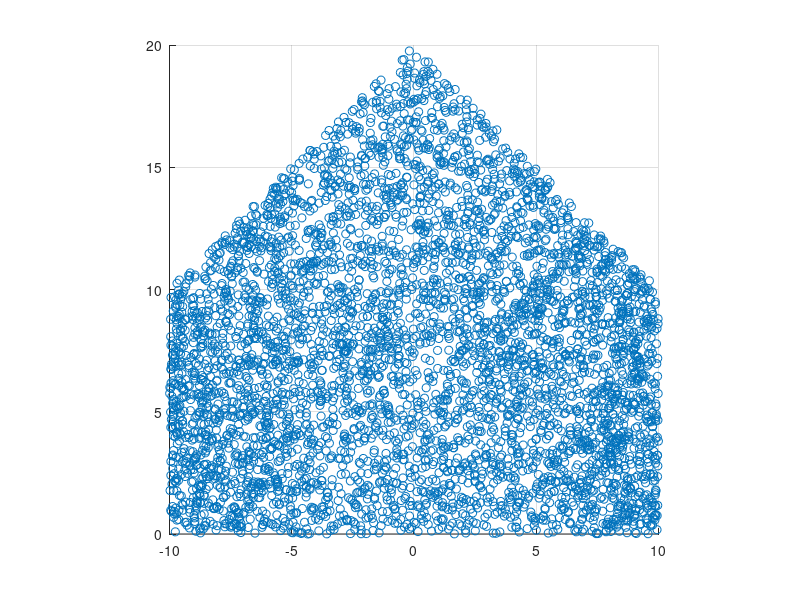
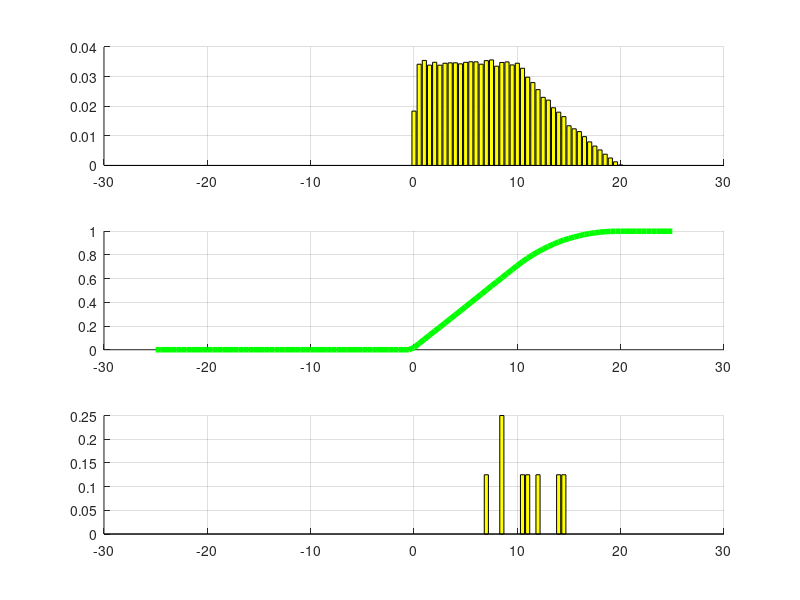

Write the MATLAB code that produced these figures, in order.
5%7. Considere duas variaveis aleatorias X e Y com PDF conjunta constante (igual a k) e diferente de zero
##apenas na area sombreada da figura abaixo.
##(a) Determine o valor da constante k.
##(b) Determine Pr[X ≥ Y ].a
##(c) Determine e esboce a PDF marginal de Y .
##(d) Determine e esboce a CDF marginal de Y .
##(e) Determine e esboce a PDF condicional de Y dado X = 5.
##(f) Determine a covariˆancia entre X e Y .


close all; clear all ; clc;

N = 100000;
X = 20*rand(1 ,N) - 10;


for i = 1 : N
  Y(i) = rand()*(20 - abs(X(i))) ;
end

figure; hold on ; grid on;
scatter(X(1:5000),Y(1:5000));
axis('square');

##(b) Determine Pr[X ≥ Y ].a

PrX_maior_igual_Y_sim = mean(X >= Y)
PrX_maior_igual_Y_teo = 1/6

% c) PDF marginal de Y

y = -25 : 0.5 : 25;

pdfY_sim = hist(Y, y) / (N);
%pdfY_teo ;

figure
subplot(3, 1, 1); grid on; hold on;
bar(y, pdfY_sim, 'y');

% d) CDF marginal de Y

cdfY_sim = cumsum(hist(Y, y)) / N;

subplot(3, 1, 2); grid on; hold on;
plot(y, cdfY_sim, 'g', 'LineWidth', 4);


% e) PDF condicional de Y dado que X = 5
x0 = 5;
Ycond = Y(abs(X - x0) < 0.001);
pdfYcond_sim = hist(Ycond , y)/(length(Ycond)) ;


subplot(3, 1, 3); grid on; hold on;
bar(y, pdfYcond_sim, 'y');

% f) Covariância entre X e Y
rhoXY_sim = cov(X, Y) / sqrt(var(X) * var(Y))
